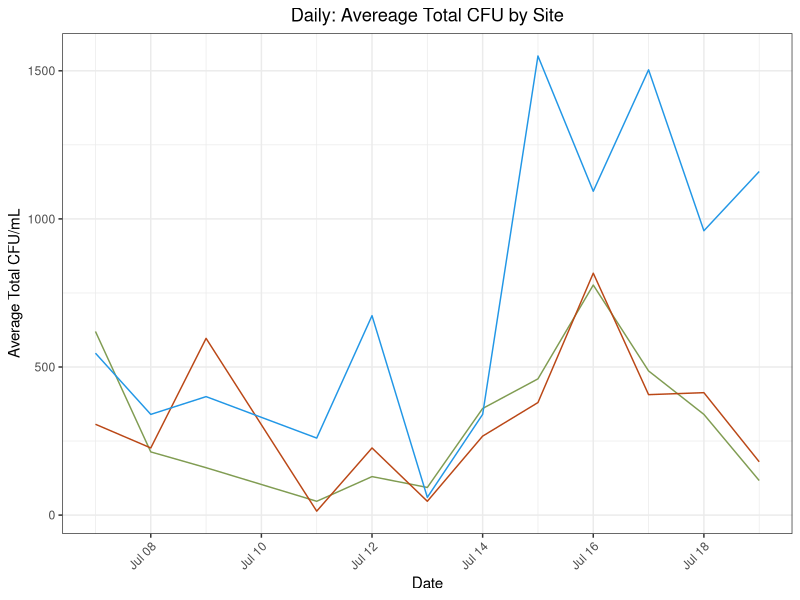
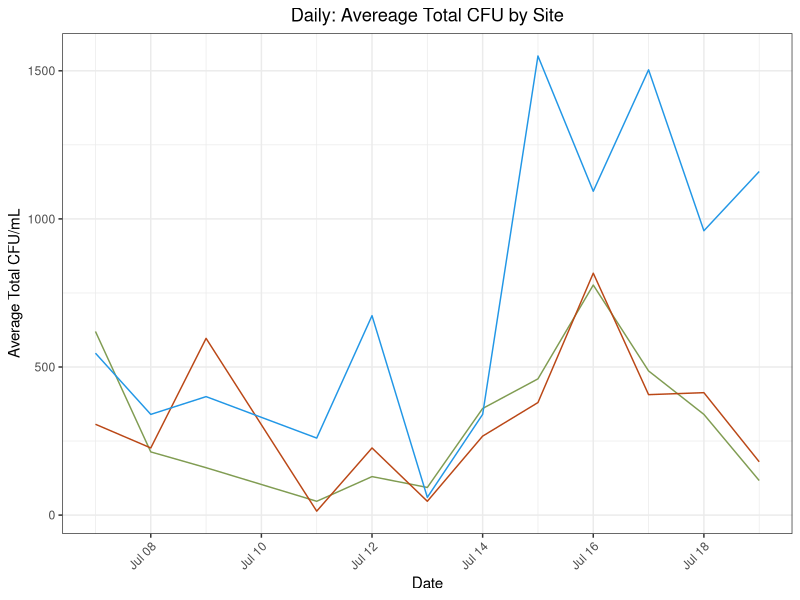

The R source for these figures, in order: (Note: this script raises an error after producing the figures.)
## ---- chunk 1
library(here)
library(tidyverse)
## ---- chunk 2
here<- here::here
select<- dplyr::select
rename<- dplyr::rename
## ---- chunk 3
#MASTER
master<- read_csv(here("data", "processed_data", "tx_master.csv"))
#DAILY
b_d<- read_csv(here("data", "processed_data", "bo_master_daily.csv"))
c_d<- read_csv(here("data", "processed_data", "c2_master_daily.csv"))
r_d<- read_csv(here("data", "processed_data", "rd_master_daily.csv"))

#MONTHLY
b_m<- read_csv(here("data", "processed_data", "bo_master_monthly.csv"))
c_m<- read_csv(here("data", "processed_data", "c2_master_monthly.csv"))
r_m<- read_csv(here("data", "processed_data", "rd_master_monthly.csv"))

#Triplicate Dataset
trip<- read_csv(here('data', 'processed_data', 'ANOVA Data', 'cfu_anova.csv'))

## ---- chunk 4
daily<- 
  master %>%
  filter(Type %in% "Daily",
         hr_cst %in% "01")

monthly<- 
  master %>%
  filter(Type %in% "Monthly"| date %in% as.Date('2022-07-07'),
         hr_cst %in% c("01", "00"))
## ---- chunk 5
trip_daily<-
  trip %>%
  filter(between(date, as.Date("2022-07-07") , as.Date("2022-07-19")))
## ---- chunk 6
daily %>%
  ggplot() + 
  geom_line(
    aes(x = date,
        y = cfu_tot,
        color = site)) +
 #facet_wrap(~site)+
  theme(axis.text.x = element_text(angle = 45, hjust = 1))+
  scale_color_manual(values = c("Blind Oso" = "#809C52",
                                "Canals" = "#ba4716",
                                "Gulf" = "4c848c")) +
  theme_bw() +
  labs(x = "Date",
       y = "Average Total CFU/mL",
       title = "Daily: Avereage Total CFU by Site")+
  theme(plot.title = element_text(hjust = 0.5),
        legend.position = "none",
        axis.text.x = element_text(angle = 45, hjust = 1))

ggsave(here("results", "plots", "cfu", "total_daily.png"))
## ---- chunk 7
yeet<-
  c_d %>% 
  select(date, cfu_tot)
## ---- chunk 8
trip_daily %>%
  ggplot() + geom_boxplot(
    aes(x = date,
        y = cfu_mL,
        color= site,
        group = interaction(date, site)),
        position = "identity") +
  theme_bw()+
  labs(x = "Date",
       y = "CFU/mL") +
  theme(axis.text.x = element_text(hjust = 1, angle = 45))+
  scale_x_date(breaks = "1 day")+
  
stat_summary(fun=mean, geom="line", 
             aes(x = date, 
                 y = cfu_mL,
                 group=site, 
                 color = site))  
## ---- chunk 9
b_d %>%
  ggplot() + 
  geom_line(
    aes(x = date,
        y = cfu_tot),
    size = 1) +
   geom_line(
    aes(x = date,
        y = cfu_gre),
    color = "#50C878",
    size = 1) +
  geom_line(
    aes(x = date,
        y = cfu_yel),
    color = "#FFBF00",
    size = 1) +
  theme_bw() +
  labs(x = "Date",
       y = "Average CFU/mL",
       title = "Blind Oso") +
  theme(axis.title.y = element_text(face = "bold"),
        plot.title = element_text(hjust = 0.5))

ggsave(here("results", "plots", "cfu", "bo_all_daily.png"))
## ---- chunk 10
c_d %>%
  ggplot() + 
  geom_line(
    aes(x = date,
        y = cfu_tot),
    size = 1) +
   geom_line(
    aes(x = date,
        y = cfu_gre),
    color = "#50C878",
    size = 1) +
  geom_line(
    aes(x = date,
        y = cfu_yel),
    color = "#FFBF00",
    size = 1) +
  theme_bw() +
  labs(x = "Date",
       y = "Average CFU/mL",
       title = "Canals") +
  theme(axis.title.y = element_text(face = "bold"),
        plot.title = element_text(hjust = 0.5))

ggsave(here("results", "plots", "cfu", "c2_all_daily.png"))
## ---- chunk 11
r_d %>%
  ggplot() + 
  geom_line(
    aes(x = date,
        y = cfu_tot),
    size = 1) +
   geom_line(
    aes(x = date,
        y = cfu_gre),
    color = "#50C878",
    size = 1) +
  geom_line(
    aes(x = date,
        y = cfu_yel),
    color = "#FFBF00",
    size = 1) +
  theme_bw() +
  labs(x = "Date",
       y = "Average CFU/mL",
       title = "Gulf") +
  theme(axis.title.y = element_text(face = "bold"),
        plot.title = element_text(hjust = 0.5))

ggsave(here("results", "plots", "cfu", "gulf_all_daily.png"))
## ---- chunk 12
monthly %>%
  ggplot() + 
  geom_line(
    aes(x = date,
        y = cfu_tot,
        color = site)) +
  facet_wrap(~site)+
  theme(axis.text.x = element_text(angle = 45, hjust = 1))+
  scale_color_manual(values = c("Blind Oso" = "#809C52",
                                "Canals" = "#ba4716",
                                "Gulf" = "#4c848c")) +
  theme_bw() +
  labs(x = "Date",
       y = "Average Total CFU/mL",
       title = "Monthly: Avereage Total CFU by Site")+
  theme(plot.title = element_text(hjust = 0.5),
        legend.position = "none",
        axis.text.x = element_text(angle = 45, hjust = 1))

ggsave(here("results", "plots", "cfu", "total_monthly.png"))
## ---- chunk 13
b_m %>%
  ggplot() + 
  geom_line(
    aes(x = date,
        y = cfu_tot),
    size = 1) +
   geom_line(
    aes(x = date,
        y = cfu_gre),
    color = "#50C878",
    size = 1) +
  geom_line(
    aes(x = date,
        y = cfu_yel),
    color = "#FFBF00",
    size = 1) +
  geom_point(
    aes(x = date,
        y = cfu_tot),
    size = 2) +
   geom_point(
    aes(x = date,
        y = cfu_gre),
    color = "#50C878",
    size = 2) +
  geom_point(
    aes(x = date,
        y = cfu_yel),
    color = "#FFBF00",
    size = 2) +
  theme_bw() +
  labs(x = "Date",
       y = "Average CFU/mL",
       title = "Blind Oso") +
  theme(axis.title.y = element_text(face = "bold"),
        plot.title = element_text(hjust = 0.5))

ggsave(here("results", "plots", "cfu", "bo_all_monthly.png"))
## ---- chunk 14
c_m %>%
  ggplot() + 
  geom_line(
    aes(x = date,
        y = cfu_tot),
    size = 1) +
   geom_line(
    aes(x = date,
        y = cfu_gre),
    color = "#50C878",
    size = 1) +
  geom_line(
    aes(x = date,
        y = cfu_yel),
    color = "#FFBF00",
    size = 1) +
  geom_point(
    aes(x = date,
        y = cfu_tot),
    size = 2) +
   geom_point(
    aes(x = date,
        y = cfu_gre),
    color = "#50C878",
    size = 2) +
  geom_point(
    aes(x = date,
        y = cfu_yel),
    color = "#FFBF00",
    size = 2) +
  theme_bw() +
  labs(x = "Date",
       y = "Average CFU/mL",
       title = "Canals") +
  theme(axis.title.y = element_text(face = "bold"),
        plot.title = element_text(hjust = 0.5))

ggsave(here("results", "plots", "cfu", "c2_all_monthly.png"))
## ---- chunk 15
r_m %>%
  ggplot() + 
  geom_line(
    aes(x = date,
        y = cfu_tot),
    size = 1) +
   geom_line(
    aes(x = date,
        y = cfu_gre),
    color = "#50C878",
    size = 1) +
  geom_line(
    aes(x = date,
        y = cfu_yel),
    color = "#FFBF00",
    size = 1) +
  geom_point(
    aes(x = date,
        y = cfu_tot),
    size = 2) +
   geom_point(
    aes(x = date,
        y = cfu_gre),
    color = "#50C878",
    size = 2) +
  geom_point(
    aes(x = date,
        y = cfu_yel),
    color = "#FFBF00",
    size = 2) +
  theme_bw() +
  labs(x = "Date",
       y = "Average CFU/mL",
       title = "Gulf") +
  theme(axis.title.y = element_text(face = "bold"),
        plot.title = element_text(hjust = 0.5))

ggsave(here("results", "plots", "cfu", "rd_all_monthly.png"))
